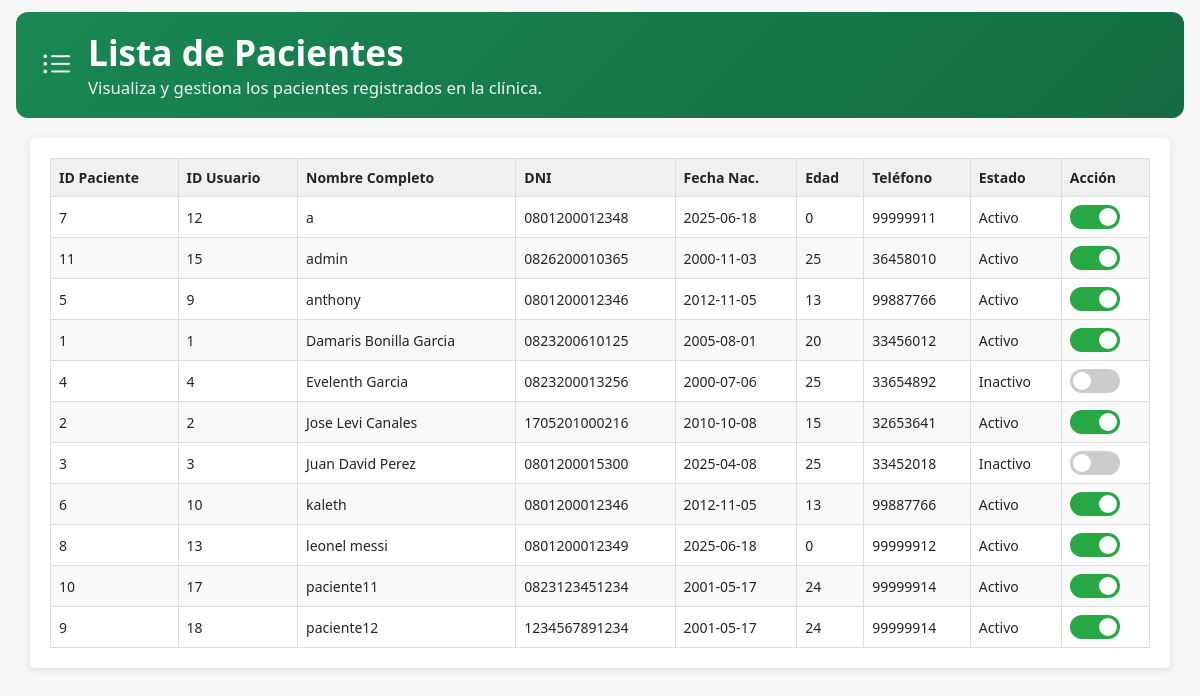
The app's page /Listar_pacientes.php with its own data.
### tables this page shows
CREATE TABLE `pacientes` (
  `id_pacientes` int(11) NOT NULL,
  `id_usuarios` int(11) NOT NULL,
  `nombre_completo` varchar(100) DEFAULT NULL,
  `sexo` enum('M','F') NOT NULL DEFAULT 'M',
  `DNI` varchar(20) DEFAULT NULL,
  `fecha_nacimiento` date DEFAULT NULL,
  `edad` int(11) DEFAULT NULL,
  `telefono` varchar(20) DEFAULT NULL,
  `estado` enum('Activo','Inactivo') NOT NULL DEFAULT 'Activo'
);

### Listar_pacientes.php (the view, shortened to what this page needs)
<?php
require_once 'db_connection.php';
$sql = "SELECT id_pacientes, id_usuarios, nombre_completo, DNI, fecha_nacimiento, edad, telefono, estado
        FROM pacientes ORDER BY nombre_completo ASC";
$resultado = $conexion->query($sql);
$total_entradas = $resultado->num_rows;
?>
<!DOCTYPE html>
<html lang="es">
<head>
    <link rel="stylesheet" href="https://cdnjs.cloudflare.com/ajax/libs/font-awesome/6.0.0-beta3/css/all.min.css">
    <link href="https://cdn.jsdelivr.net/npm/bootstrap@5.3.0/dist/css/bootstrap.min.css" rel="stylesheet">
    <link rel="stylesheet" href="https://cdn.jsdelivr.net/npm/bootstrap-icons@1.10.0/font/bootstrap-icons.css">
</head>
<body>
    <div class="header-section d-flex align-items-center gap-3">
        <div class="medical-icon"><i class="bi bi-list-ul"></i></div>
        <div>
            <h1>Lista de Pacientes</h1>
            <p>Visualiza y gestiona los pacientes registrados en la clínica.</p>
        </div>
    </div>
    <div class="main-content">
        <table>
            <thead>
                <tr>
                    <th>ID Paciente</th>
                    <th>ID Usuario</th>
                    <th>Nombre Completo</th>
                    <th>DNI</th>
                    <th>Fecha Nac.</th>
                    <th>Edad</th>
                    <th>Teléfono</th>
                    <th>Estado</th>
                    <th>Acción</th>
                </tr>
            </thead>
            <tbody>
            <?php
            if ($total_entradas > 0) {
                while($fila = $resultado->fetch_assoc()) {
                    echo "<tr>";
                    echo "<td>".htmlspecialchars($fila['id_pacientes'])."</td>";
                    echo "<td>".htmlspecialchars($fila['id_usuarios'])."</td>";
                    echo "<td>".htmlspecialchars($fila['nombre_completo'])."</td>";
                    echo "<td>".htmlspecialchars($fila['DNI'])."</td>";
                    echo "<td>".htmlspecialchars($fila['fecha_nacimiento'])."</td>";
                    echo "<td>".htmlspecialchars($fila['edad'])."</td>";
                    echo "<td>".htmlspecialchars($fila['telefono'])."</td>";
                    echo "<td class='estado-text'>".htmlspecialchars($fila['estado'])."</td>";
                    echo "<td>
                        <label class='switch'>
                            <input type='checkbox' class='estado-switch'
                                   data-id='".$fila['id_pacientes']."'
                                   ".(($fila['estado']=='Activo')?'checked':'').">
                            <span class='slider round'></span>
                        </label>
                    </td>";
                    echo "</tr>";
                }
            } else {
                echo "<tr><td colspan='9' style='text-align:center;'>No se encontraron pacientes.</td></tr>";
            }
            ?>
            </tbody>
        </table>
    </div>
</body>
</html>

### Listar_pacientes.php (style rules this page uses)
body { font-family: 'Segoe UI', Tahoma, Geneva, Verdana, sans-serif; margin:0; background:#f7f7f7; }
.main-content { width:95%; margin:20px auto; background:white; border-radius:5px; padding:20px; box-shadow:0 2px 10px rgba(0,0,0,0.1); }
table { width:100%; border-collapse: collapse; font-size:14px; }
th, td { border:1px solid #ddd; padding:8px; text-align:left; }
th { background:#f0f0f0; }
tr:nth-child(even) { background:#f9f9f9; }
.switch { position: relative; display: inline-block; width: 50px; height: 24px; }
.slider { position: absolute; cursor: pointer; top:0; left:0; right:0; bottom:0; background-color:#ccc; transition:0.4s; border-radius:24px; }
.slider:before { position:absolute; content:""; height:18px; width:18px; left:3px; bottom:3px; background:white; transition:0.4s; border-radius:50%; }
input:checked + .slider { background-color:#28a745; }
input:checked + .slider:before { transform: translateX(26px); }
.header-section { background: linear-gradient(135deg, #198754 0%, #146c43 100%); color: white; padding: 1.1rem 1.6rem; margin: 12px 1rem 1rem; border-radius: 12px; }
.header-section h1 { font-size: 2.2rem; font-weight: 700; margin: 0; line-height: 1.3; }
.header-section p { font-size: 1.05rem; opacity: 0.92; margin: 0; }
.medical-icon { font-size: 1.9rem; color: #ffffff; }

### records on screen
pacientes: id_pacientes "7", id_usuarios "12", nombre_completo "a", DNI "0801200012348", fecha_nacimiento "2025-06-18", edad "0", telefono "99999911", estado "Activo"
pacientes: id_pacientes "11", id_usuarios "15", nombre_completo "admin", DNI "0826200010365", fecha_nacimiento "2000-11-03", edad "25", telefono "36458010", estado "Activo"
pacientes: id_pacientes "5", id_usuarios "9", nombre_completo "anthony", DNI "0801200012346", fecha_nacimiento "2012-11-05", edad "13", telefono "99887766", estado "Activo"
pacientes: id_pacientes "1", id_usuarios "1", nombre_completo "Damaris Bonilla Garcia", DNI "0823200610125", fecha_nacimiento "2005-08-01", edad "20", telefono "33456012", estado "Activo"
pacientes: id_pacientes "4", id_usuarios "4", nombre_completo "Evelenth Garcia", DNI "0823200013256", fecha_nacimiento "2000-07-06", edad "25", telefono "33654892", estado "Inactivo"
pacientes: id_pacientes "2", id_usuarios "2", nombre_completo "Jose Levi Canales", DNI "1705201000216", fecha_nacimiento "2010-10-08", edad "15", telefono "32653641", estado "Activo"
pacientes: id_pacientes "3", id_usuarios "3", nombre_completo "Juan David Perez", DNI "0801200015300", fecha_nacimiento "2025-04-08", edad "25", telefono "33452018", estado "Inactivo"
pacientes: id_pacientes "6", id_usuarios "10", nombre_completo "kaleth", DNI "0801200012346", fecha_nacimiento "2012-11-05", edad "13", telefono "99887766", estado "Activo"
pacientes: id_pacientes "8", id_usuarios "13", nombre_completo "leonel messi", DNI "0801200012349", fecha_nacimiento "2025-06-18", edad "0", telefono "99999912", estado "Activo"
pacientes: id_pacientes "10", id_usuarios "17", nombre_completo "paciente11", DNI "0823123451234", fecha_nacimiento "2001-05-17", edad "24", telefono "99999914", estado "Activo"
pacientes: id_pacientes "9", id_usuarios "18", nombre_completo "paciente12", DNI "1234567891234", fecha_nacimiento "2001-05-17", edad "24", telefono "99999914", estado "Activo"
